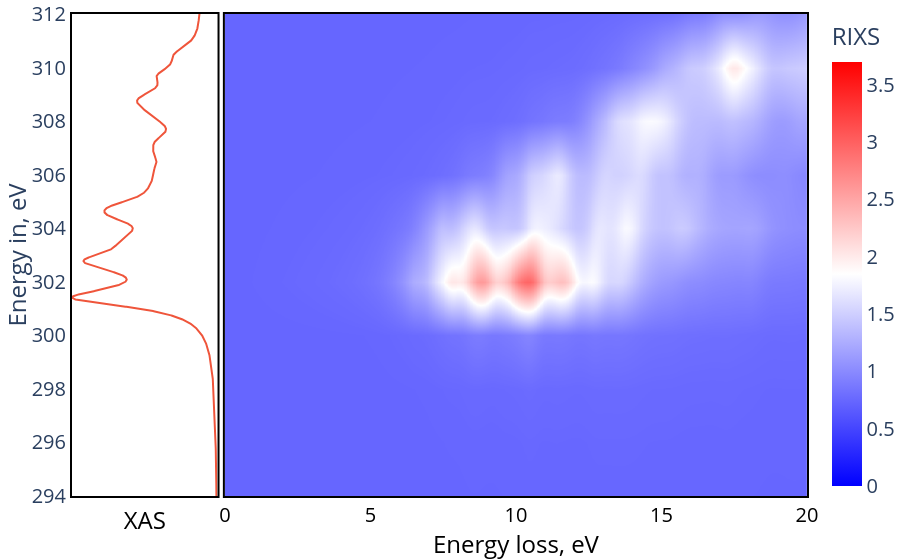

Notebook cell for this chart:
### Code cell
results.rixsmap(xas=xas, element='C_', core_level='1s', photon_in=1, photon_out=2, 
                        starting_energy=10, delta_energy=2, rshift=284)

### Figure 1 — Plotly figure (JSON) as saved in the notebook; plotly's stock layout.template omitted (floating-point values rounded to 4 significant figures; data arrays with more than 128 entries replaced by an {"elided": "..."} marker saying what was removed)
{"data": [{"colorbar": {"title": {"text": "RIXS"}}, "colorscale": [[0, "blue"], [0.5, "white"], [1, "red"]], "opacity": 0.6, "type": "heatmap", "x": {"elided": "2000 float values"}, "xaxis": "x2", "y": [294, 296, 298, 300, 302, 304, 306, 308, 310, 312], "yaxis": "y2", "z": {"elided": "10x2000 float values"}, "zsmooth": "best"}, {"mode": "lines", "type": "scatter", "x": {"elided": "10001 float values"}, "xaxis": "x", "y": {"elided": "10001 float values"}, "yaxis": "y"}], "layout": {"font": {"size": 20}, "margin": {"b": 0, "l": 0, "r": 0, "t": 1}, "paper_bgcolor": "white", "plot_bgcolor": "white", "xaxis": {"anchor": "y", "autorange": "reversed", "color": "black", "domain": [0, 0.198], "linecolor": "black", "linewidth": 2, "mirror": true, "showline": true, "showticklabels": false, "title": {"text": "XAS"}, "zeroline": true, "zerolinecolor": "black", "zerolinewidth": 1}, "xaxis2": {"anchor": "y2", "color": "black", "domain": [0.208, 1], "linecolor": "black", "linewidth": 2, "mirror": true, "range": [0, 20], "showline": true, "title": {"text": "Energy loss, eV"}, "zeroline": true, "zerolinecolor": "black", "zerolinewidth": 1}, "yaxis": {"anchor": "x", "domain": [0, 1], "linecolor": "black", "linewidth": 2, "mirror": true, "range": [294, 312], "showline": true, "title": {"text": "Energy in, eV"}}, "yaxis2": {"anchor": "x2", "domain": [0, 1], "linecolor": "black", "linewidth": 2, "matches": "y", "mirror": true, "range": [294, 312], "showline": true, "showticklabels": false}}}
